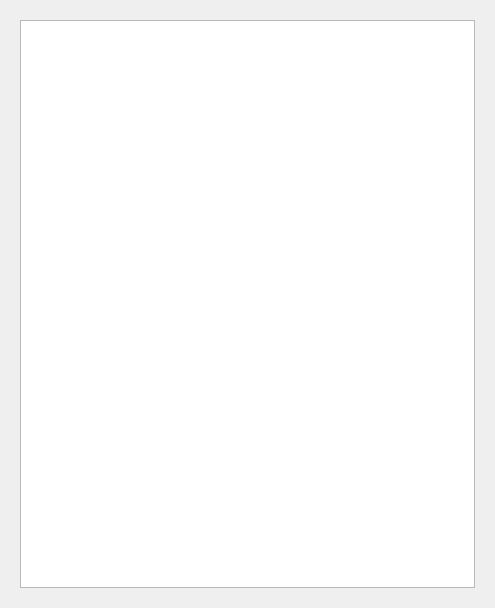
<?xml version="1.0" encoding="UTF-8"?>
<ui version="4.0">
 <class>Form_statistics</class>
 <widget class="QWidget" name="Form_statistics">
  <property name="geometry">
   <rect>
    <x>0</x>
    <y>0</y>
    <width>495</width>
    <height>608</height>
   </rect>
  </property>
  <property name="windowTitle">
   <string>Form</string>
  </property>
  <layout class="QGridLayout" name="gridLayout">
   <item row="0" column="0">
    <widget class="QStackedWidget" name="stackedWidget">
     <property name="currentIndex">
      <number>1</number>
     </property>
     <widget class="QWidget" name="page">
      <layout class="QGridLayout" name="gridLayout_2">
       <item row="0" column="0">
        <widget class="QCustomPlot" name="plot" native="true"/>
       </item>
      </layout>
     </widget>
     <widget class="QWidget" name="page_2">
      <layout class="QGridLayout" name="gridLayout_3">
       <item row="0" column="0">
        <widget class="QTableView" name="tableView">
         <property name="styleSheet">
          <string notr="true">font: &quot;Comic Sans MS&quot;;</string>
         </property>
        </widget>
       </item>
      </layout>
     </widget>
    </widget>
   </item>
  </layout>
 </widget>
 <customwidgets>
  <customwidget>
   <class>QCustomPlot</class>
   <extends>QWidget</extends>
   <header location="global">qcustomplot.h</header>
   <container>1</container>
  </customwidget>
 </customwidgets>
 <resources/>
 <connections/>
</ui>
